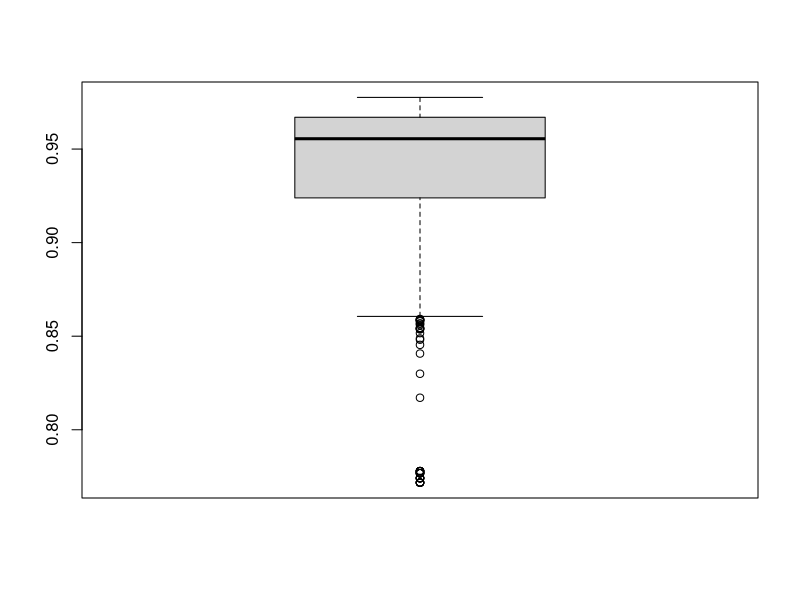
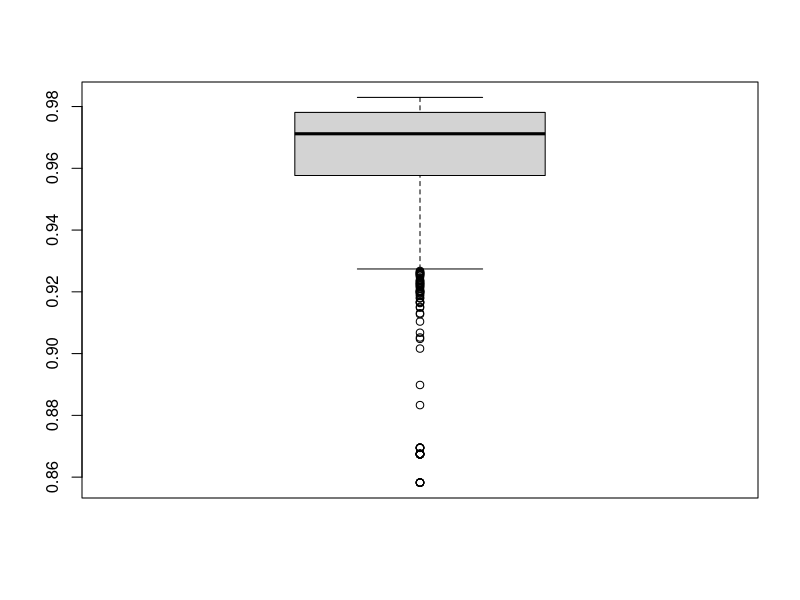
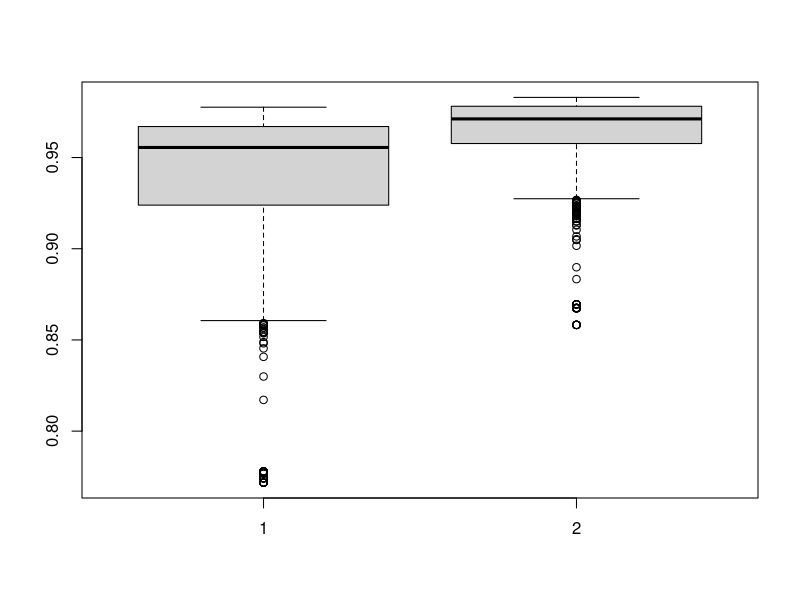

These figures' R source, in order:
setwd("F:/Git/github/r-scripts/metric-selection") # Pfad bitte anpassen

library(data.table)
metric_comparison <- fread("MetricComparison_aggregated.csv", header=TRUE, sep=";", quote="\"", strip.white=TRUE, showProgress=TRUE, encoding="UTF-8", na.strings=c("", "null"), stringsAsFactors=FALSE)

nrow(metric_comparison)
# 938


### TEXT ###

MatthewsCorrelationText <- metric_comparison$MatthewsCorrelationText

summary(MatthewsCorrelationText)
# Min. 1st Qu.  Median    Mean 3rd Qu.    Max. 
# 0.7718  0.9240  0.9555  0.9380  0.9670  0.9776 

boxplot(MatthewsCorrelationText)

MatthewsCorrelationText_99 <- MatthewsCorrelationText[MatthewsCorrelationText >= quantile(MatthewsCorrelationText, 0.99)]

length(MatthewsCorrelationText_99)
# 10

unique(metric_comparison[metric_comparison$MatthewsCorrelationText %in% MatthewsCorrelationText_99,]$Metric)
# [1] "cosineFourGramNormalizedBool"                    
# [2] "cosineFourGramNormalizedNormalizedTermFrequency" 
# [3] "cosineTokenNormalizedBool"                       
# [4] "cosineThreeGramNormalizedNormalizedTermFrequency"
# [5] "cosineThreeGramNormalizedBool"                   
# [6] "cosineTwoShingleNormalizedBool"                  
# [7] "cosineFiveGramNormalizedBool"                    
# [8] "cosineTokenNormalizedNormalizedTermFrequency"   


### CODE ###

MatthewsCorrelationCode <- metric_comparison$MatthewsCorrelationCode

summary(MatthewsCorrelationCode)
# Min. 1st Qu.  Median    Mean 3rd Qu.    Max. 
# 0.8582  0.9577  0.9712  0.9625  0.9781  0.9830

boxplot(MatthewsCorrelationCode)

MatthewsCorrelationCode_99 <- MatthewsCorrelationCode[MatthewsCorrelationCode >= quantile(MatthewsCorrelationCode, 0.99)]

length(MatthewsCorrelationCode_99)
# 10

unique(metric_comparison[metric_comparison$MatthewsCorrelationCode %in% MatthewsCorrelationCode_99,]$Metric)
# [1] "cosineFiveGramNormalizedNormalizedTermFrequency"
# [2] "winnowingFourGramDice"                          
# [3] "cosineFourGramNormalizedBool"                   
# [4] "manhattanTokenNormalized"                       
# [5] "fourGramDiceNormalizedPadding"                  
# [6] "winnowingFiveGramDice"                          
# [7] "fiveGramDiceNormalizedPadding"                  
# [8] "cosineTokenNormalizedBool"                      
# [9] "winnowingThreeGramDice"                         
# [10] "cosineTokenNormalizedNormalizedTermFrequency"  


### BOTH ###

boxplot(MatthewsCorrelationText, MatthewsCorrelationCode)
